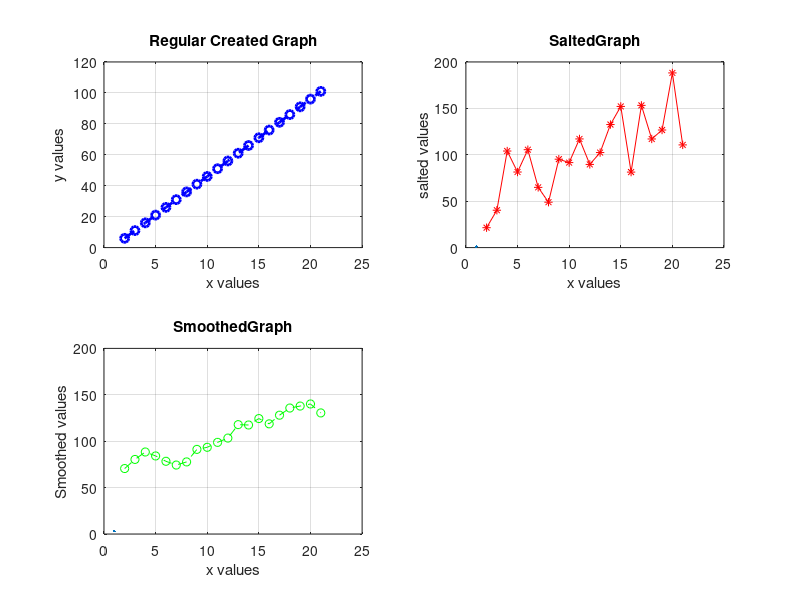

MATLAB code for this plot:
%{
For this project I had to implement the salter smoother project into octave, I first wanted to graph just a standard function
I used the simple y=mx+b formula to plug in my x values and solve for my y, i then called the salter function which just takes the data and salts it
then i called my smoother function which just takes the data and just smooths its out put
%}
function Grapher
  #crateing a array of our x values
  x=[]
  # for loop that creates the x values and adds it to our new array
  for i=1:20
    #adding one to keep a steady interval
    val = i+ 1
    #adding values to array
    x = [x val]
  endfor
  #rinse and reapet, create our y array to hold our y values
  y=[]
  #for loop that takes 20 values plugs it into the problem y=5x+1 and solves
  for i = 1:20
    val = 5*(i)+1
    #adds the y values to our newly created array
    y = [y val]
  endfor
  #combining the two array into one matrix that hold both values
  xy=[x,y]
  #next i wrote my data to a csv file
  csvwrite('RegularGraph.csv',[x;y]')
  #I next had to plot our answer, but before this i researched somthing called subplot which allows multiple plots on one figure
  #the first 2 numbers are the amount of graphs so here we have a 2x2 graph matrix and 1 is declaring where the graph will be placed
  subplot(221)
  #next i ploted using the color blue with a dashed line and circle point i also had a line thickness of 2
  # i tried to change up the color and line each time i ploted
  plot(x,y,'b--o','linewidth',2)
  #i added a title as well as x and y labels and i turned the grid on, because it looks neater
  grid on
  title("Regular Created Graph")
  xlabel('x values')
  ylabel('y values')
  #i then called my Salter function and passed the two arrays through
  Salter(x,y)
 endfunction



 %{
 This funciton salts are data it takes two arrays in labeld as x and y
 once our values are passed this function takes our y values and salts them by adding random number to them
 %}
function Salter(x,y)
  #i first created to arrays and set the values equal to the values being passed through
  y=[y]
  x=[x]
  #this for loop runs through each y values and adds a random number to them
  for i=1:length(x)
    #this get a random number 0-1 as a decimal then multiples it by 100 to give us a better salted number
    #for example this rand(1) would give a decimal 0-1 such as 0.50 but multiply by 100 gives us 50
    ran=rand(1)*100
    y(i)=y(i)+ran
  endfor
  #i next just wrote the data to a csv file
  csvwrite('SaltedGraph.csv',[x;y]')
  # i then declared my subplot again, its important to do this before you plot because if you dont your graph gets messed up
  subplot(222)
  # i then ploted our values using a red solid line with astrix and a line thickness of 1
  plot(x,y,'r-*',1)
  # then i turned the grib on and labeled our graph
  grid on
  title('SaltedGraph')
  xlabel('x values')
  ylabel('salted values')
  # i then called the smoother funtion to smooth our data
  Smoother(x,y)
 endfunction
 %{
  This function takes our salted data and finds the average of 5 points and smooths the data
 %}
function Smoother(x,y)
  #i once again just took two new arrays and passed our variables to them
  y=[y]
  x=[x]
  #this for loop runs though each y value and smooths the data accordingly
  #because of some situation such as the first value in the array we have to write special if statments.
  for i=1:length(x)
    #for the first value in the array there is no middle value because its the first value so we have to find the next 4 values instead
    #if we were to try and just run  y(i)= (y(i-2)+y(i-1)+y(i)+y(i+1)+y(i+2))/5 it would prouduce a error because it would be out of bounds of the array
    if i == 1
          y(i)= (y(i)+y(i+1)+y(i+2)+y(i+3)+y(i+4))/5
    #for the second value in the array the index is off by 1 so we have to adjust the formula to account for this situation
    elseif i == 2
          y(i)= (y(i-1)+y(i)+y(i+1)+y(i+2)+y(i+3))/5
    #for the second to last value in the array we have to adjust the index again to account for the bounds of the y array
    elseif i == length(y)-1
          y(i)= (y(i)+y(i+1)+y(i-1)+y(i-2)+y(i-3))/5
    #for the last value in the array we have to adjust the index one last time to keep in bounds of the array
    elseif i == length(y)
          y(i)= (y(i)+y(i-1)+y(i-2)+y(i-3)+y(i-4))/5
    #finally this else statments catchs the remaining situation, which wouldnt produce a bounds error
    else
          y(i)= (y(i-2)+y(i-1)+y(i)+y(i+1)+y(i+2))/5
    endif
  endfor
  #i then print this data to a csv file
   csvwrite('SmoothedGraph.csv',[x;y]')
   #i then created my subplot one last time
    subplot(223)
    # then i ploted our data with a green dashed line with open cirlces and a line thickness of 3
    plot(x,y,'g--o',3)
    #i then finally labeld my graph and turned the grid on
    grid on
    title('SmoothedGraph')
    xlabel('x values')
    ylabel('Smoothed values')
 endfunction
